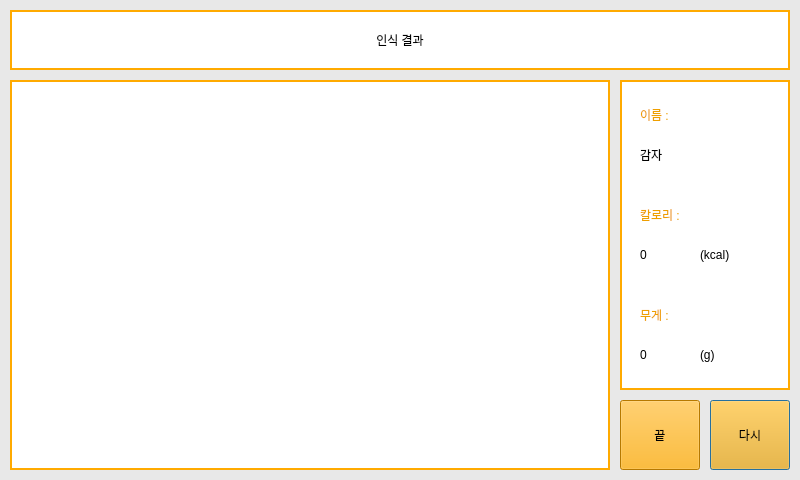
<?xml version="1.0" encoding="UTF-8"?>
<ui version="4.0">
 <class>Dialog</class>
 <widget class="QDialog" name="Dialog">
  <property name="geometry">
   <rect>
    <x>0</x>
    <y>0</y>
    <width>800</width>
    <height>480</height>
   </rect>
  </property>
  <property name="minimumSize">
   <size>
    <width>800</width>
    <height>480</height>
   </size>
  </property>
  <property name="maximumSize">
   <size>
    <width>800</width>
    <height>480</height>
   </size>
  </property>
  <property name="contextMenuPolicy">
   <enum>Qt::NoContextMenu</enum>
  </property>
  <property name="windowTitle">
   <string>Dialog</string>
  </property>
  <property name="styleSheet">
   <string notr="true">#Dialog{
background-color: rgb(232, 232, 232);
}</string>
  </property>
  <widget class="QLabel" name="title">
   <property name="geometry">
    <rect>
     <x>10</x>
     <y>10</y>
     <width>780</width>
     <height>60</height>
    </rect>
   </property>
   <property name="styleSheet">
    <string notr="true">font: 81 24pt &quot;나눔스퀘어OTF ExtraBold&quot;;
border: 2px solid rgb(255, 170, 0);
background-color: rgb(255, 255, 255);</string>
   </property>
   <property name="text">
    <string>인식 결과</string>
   </property>
   <property name="alignment">
    <set>Qt::AlignCenter</set>
   </property>
  </widget>
  <widget class="QPushButton" name="back">
   <property name="geometry">
    <rect>
     <x>710</x>
     <y>400</y>
     <width>80</width>
     <height>70</height>
    </rect>
   </property>
   <property name="styleSheet">
    <string notr="true">background-color: rgb(255, 170, 0);
font: 81 16pt &quot;나눔스퀘어OTF ExtraBold&quot;;</string>
   </property>
   <property name="text">
    <string>다시</string>
   </property>
  </widget>
  <widget class="QLabel" name="img">
   <property name="geometry">
    <rect>
     <x>10</x>
     <y>80</y>
     <width>600</width>
     <height>390</height>
    </rect>
   </property>
   <property name="minimumSize">
    <size>
     <width>600</width>
     <height>390</height>
    </size>
   </property>
   <property name="maximumSize">
    <size>
     <width>600</width>
     <height>390</height>
    </size>
   </property>
   <property name="contextMenuPolicy">
    <enum>Qt::NoContextMenu</enum>
   </property>
   <property name="styleSheet">
    <string notr="true">border: 2px solid rgb(255, 170, 0);
background-color: rgb(255, 255, 255);</string>
   </property>
   <property name="text">
    <string/>
   </property>
  </widget>
  <widget class="QWidget" name="info" native="true">
   <property name="geometry">
    <rect>
     <x>620</x>
     <y>80</y>
     <width>170</width>
     <height>310</height>
    </rect>
   </property>
   <property name="styleSheet">
    <string notr="true">#info{
border: 2px solid rgb(255, 170, 0);
	background-color: rgb(255, 255, 255);
}</string>
   </property>
   <widget class="QLabel" name="gram_info">
    <property name="geometry">
     <rect>
      <x>80</x>
      <y>250</y>
      <width>50</width>
      <height>50</height>
     </rect>
    </property>
    <property name="styleSheet">
     <string notr="true">font: 81 10pt &quot;나눔스퀘어OTF ExtraBold&quot;;</string>
    </property>
    <property name="text">
     <string>(g)</string>
    </property>
   </widget>
   <widget class="QLabel" name="gram">
    <property name="geometry">
     <rect>
      <x>20</x>
      <y>250</y>
      <width>70</width>
      <height>50</height>
     </rect>
    </property>
    <property name="styleSheet">
     <string notr="true">font: 81 14pt &quot;나눔스퀘어OTF ExtraBold&quot;;</string>
    </property>
    <property name="text">
     <string>0</string>
    </property>
   </widget>
   <widget class="QLabel" name="name_info">
    <property name="geometry">
     <rect>
      <x>20</x>
      <y>50</y>
      <width>130</width>
      <height>50</height>
     </rect>
    </property>
    <property name="styleSheet">
     <string notr="true">font: 81 14pt &quot;나눔스퀘어OTF ExtraBold&quot;;</string>
    </property>
    <property name="text">
     <string>감자</string>
    </property>
   </widget>
   <widget class="QLabel" name="kcal">
    <property name="geometry">
     <rect>
      <x>20</x>
      <y>110</y>
      <width>80</width>
      <height>50</height>
     </rect>
    </property>
    <property name="styleSheet">
     <string notr="true">font: 81 13pt &quot;나눔스퀘어OTF ExtraBold&quot;;
color: rgb(238, 159, 0);</string>
    </property>
    <property name="text">
     <string>칼로리 :</string>
    </property>
   </widget>
   <widget class="QLabel" name="kcal_info">
    <property name="geometry">
     <rect>
      <x>20</x>
      <y>150</y>
      <width>70</width>
      <height>50</height>
     </rect>
    </property>
    <property name="styleSheet">
     <string notr="true">font: 81 14pt &quot;나눔스퀘어OTF ExtraBold&quot;;</string>
    </property>
    <property name="text">
     <string>0</string>
    </property>
   </widget>
   <widget class="QLabel" name="kcal_info_2">
    <property name="geometry">
     <rect>
      <x>80</x>
      <y>150</y>
      <width>50</width>
      <height>50</height>
     </rect>
    </property>
    <property name="styleSheet">
     <string notr="true">font: 81 10pt &quot;나눔스퀘어OTF ExtraBold&quot;;</string>
    </property>
    <property name="text">
     <string>(kcal)</string>
    </property>
   </widget>
   <widget class="QLabel" name="gname">
    <property name="geometry">
     <rect>
      <x>20</x>
      <y>210</y>
      <width>60</width>
      <height>50</height>
     </rect>
    </property>
    <property name="styleSheet">
     <string notr="true">font: 81 13pt &quot;나눔스퀘어OTF ExtraBold&quot;;
color: rgb(238, 159, 0);</string>
    </property>
    <property name="text">
     <string>무게 :</string>
    </property>
   </widget>
   <widget class="QLabel" name="name">
    <property name="geometry">
     <rect>
      <x>20</x>
      <y>10</y>
      <width>60</width>
      <height>50</height>
     </rect>
    </property>
    <property name="styleSheet">
     <string notr="true">font: 81 13pt &quot;나눔스퀘어OTF ExtraBold&quot;;
color: rgb(238, 159, 0);</string>
    </property>
    <property name="text">
     <string>이름 :</string>
    </property>
   </widget>
  </widget>
  <widget class="QPushButton" name="back_2">
   <property name="geometry">
    <rect>
     <x>620</x>
     <y>400</y>
     <width>80</width>
     <height>70</height>
    </rect>
   </property>
   <property name="styleSheet">
    <string notr="true">background-color: rgb(255, 170, 0);
font: 81 16pt &quot;나눔스퀘어OTF ExtraBold&quot;;</string>
   </property>
   <property name="text">
    <string>끝</string>
   </property>
  </widget>
  <zorder>title</zorder>
  <zorder>back_2</zorder>
  <zorder>info</zorder>
  <zorder>img</zorder>
  <zorder>back</zorder>
 </widget>
 <resources/>
 <connections/>
</ui>
